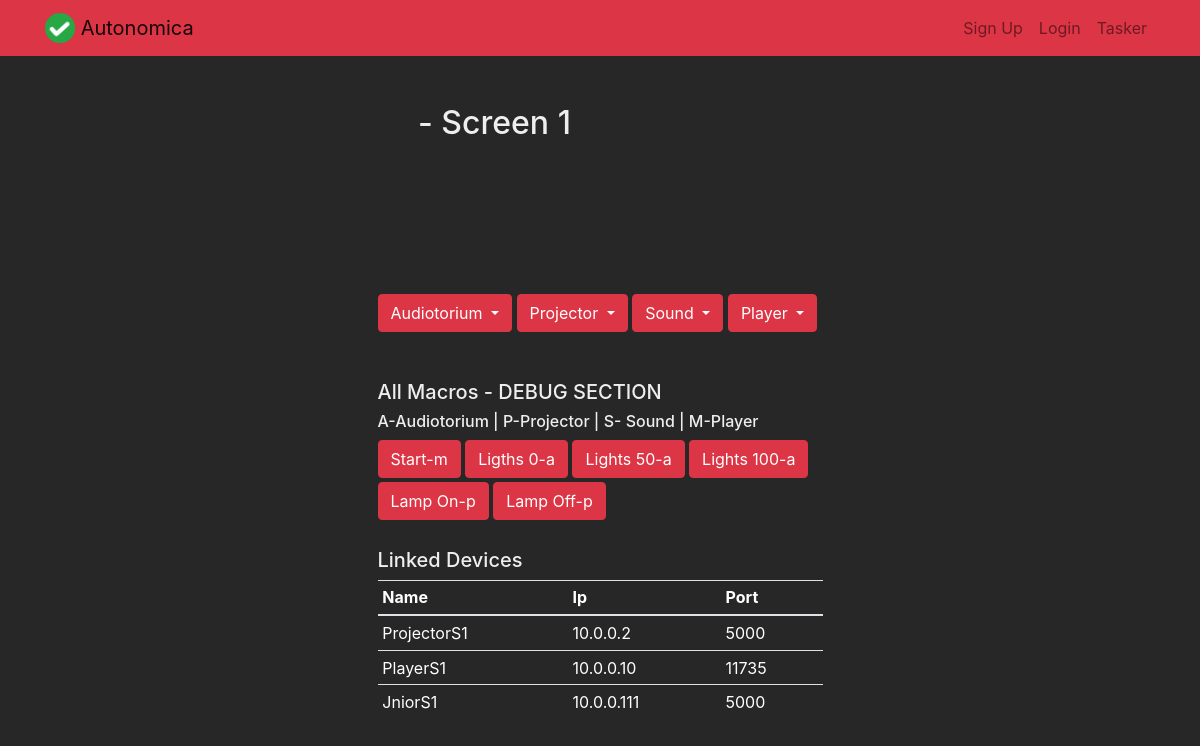
/screen/fullscreen/1, run on an earlier commit of the app's database.
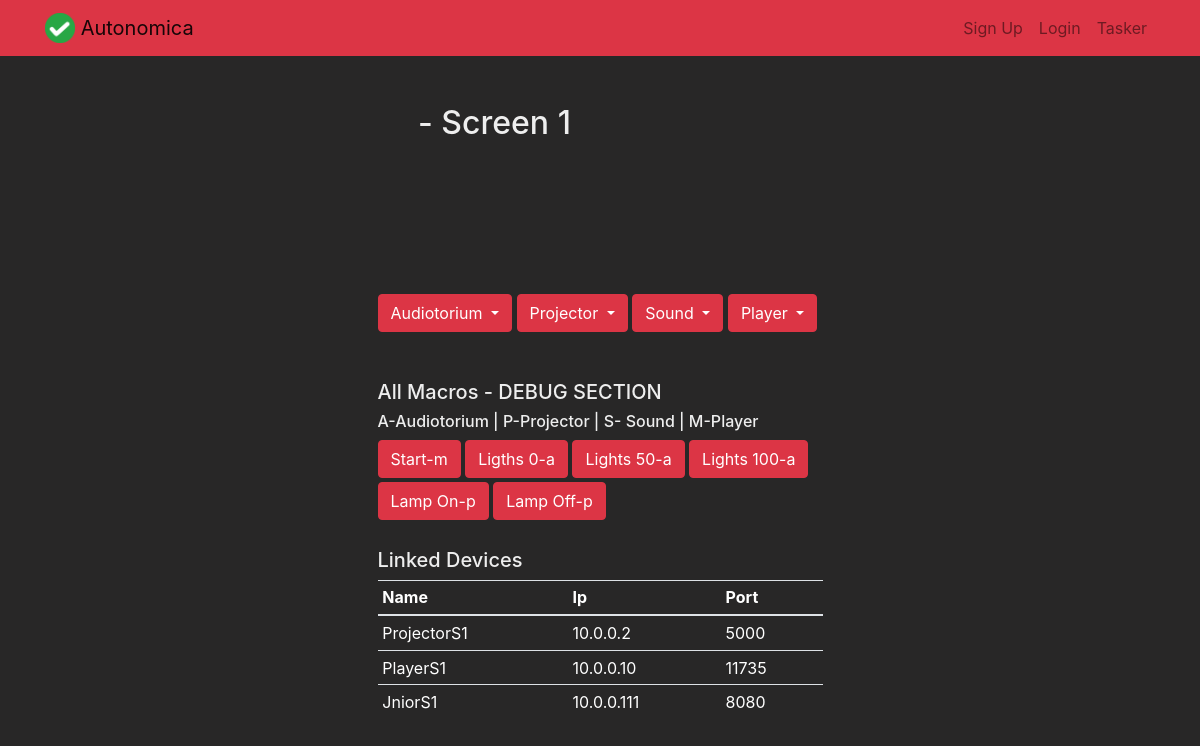
And on a later commit of the database.
### autonomica/models.py (models this page shows, shortened)
class Device(models.Model):
    screen = models.ForeignKey(Screen, on_delete=models.CASCADE)
    name = models.CharField(max_length=100)
    ip = models.CharField(max_length=100)
    port = models.CharField(max_length=100)
    cinema = models.BooleanField(default=False, blank=True, help_text="If Jnior is Cinema Application installed?")
    tasker = models.BooleanField(default=False, blank=True, help_text="If Jnior is Tasker Application installed?")

### autonomica/views.py (the view, shortened to what this page needs)
# urls.py: path('screen/fullscreen/<int:screen_pk>', views.fullscreen, name='fullscreen'),
def fullscreen(request, screen_pk):
    screen = get_object_or_404(Screen, pk=screen_pk)
    macro = Macro.objects.filter(screen_id=screen_pk).order_by('-name')
    device = Device.objects.filter(screen_id=screen_pk).order_by('-name')
    if request.method == 'GET':
        formS = ScreenForm(instance=screen)
        return render(request, 'autonomica/fullscreen.html', {'screen': screen, 'form': formS, 'macros': macro, 'devices': device})

### templates/autonomica/fullscreen.html (shortened to what this page needs)
{% extends "autonomica/basefullscreen.html" %}
{% block content %}
    <div class="row justify-content-center mt-5">
        <div class="col-md-5">
            <h2><div class="spinner-grow text-success text-success" role="status"></div> - {{ screen.title }}</h2>
        </div>
    </div>
    <br>
    <div class="row justify-content-center mt-5">
        <div class="col-md-5">
            <br>
            <div>
                <div class="btn-group">
                    <button type="button" class="btn btn-danger dropdown-toggle" data-toggle="dropdown"
                            aria-haspopup="true" aria-expanded="false">
                        Audiotorium
                    </button>
                </div>
                <div class="btn-group">
                    <button type="button" class="btn btn-danger dropdown-toggle" data-toggle="dropdown"
                            aria-haspopup="true" aria-expanded="false">
                        Projector
                    </button>
                </div>
                <div class="btn-group">
                    <button type="button" class="btn btn-danger dropdown-toggle" data-toggle="dropdown"
                            aria-haspopup="true" aria-expanded="false">
                        Sound
                    </button>
                </div>
                <div class="btn-group">
                    <button type="button" class="btn btn-danger dropdown-toggle" data-toggle="dropdown"
                            aria-haspopup="true" aria-expanded="false">
                        Player
                    </button>
                </div>
            </div>
            <br>
            <br>
            <div>
                <h5>All Macros - DEBUG SECTION</h5>
                <h6>A-Audiotorium | P-Projector | S- Sound | M-Player </h6>
                <div>
                    {% for macro in macros %}
                        <button type="button" class="btn btn-danger mb-1"
                                onclick="null">{{ macro.name }}-{{ macro.category }}</button>
                    {% endfor %}
                </div>
            </div>
            <br>
            <h5>Linked Devices</h5>
            <table class="table table-sm">
                <thead>
                <tr>
                    <th scope="col">Name</th>
                    <th scope="col">Ip</th>
                    <th scope="col">Port</th>
                </tr>
                </thead>
                <tbody>
                {% for device in devices %}
                    <tr>
                        <td>{{ device.name }}</td>
                        <td>{{ device.ip }}</td>
                        <td>{{ device.port }}</td>
                    </tr>
                {% endfor %}
                </tbody>
            </table>
        </div>
    </div>
{% endblock %}

What changed in the data, as far as the page shows it:
changed Device "JniorS1": port "5000" → "8080"
